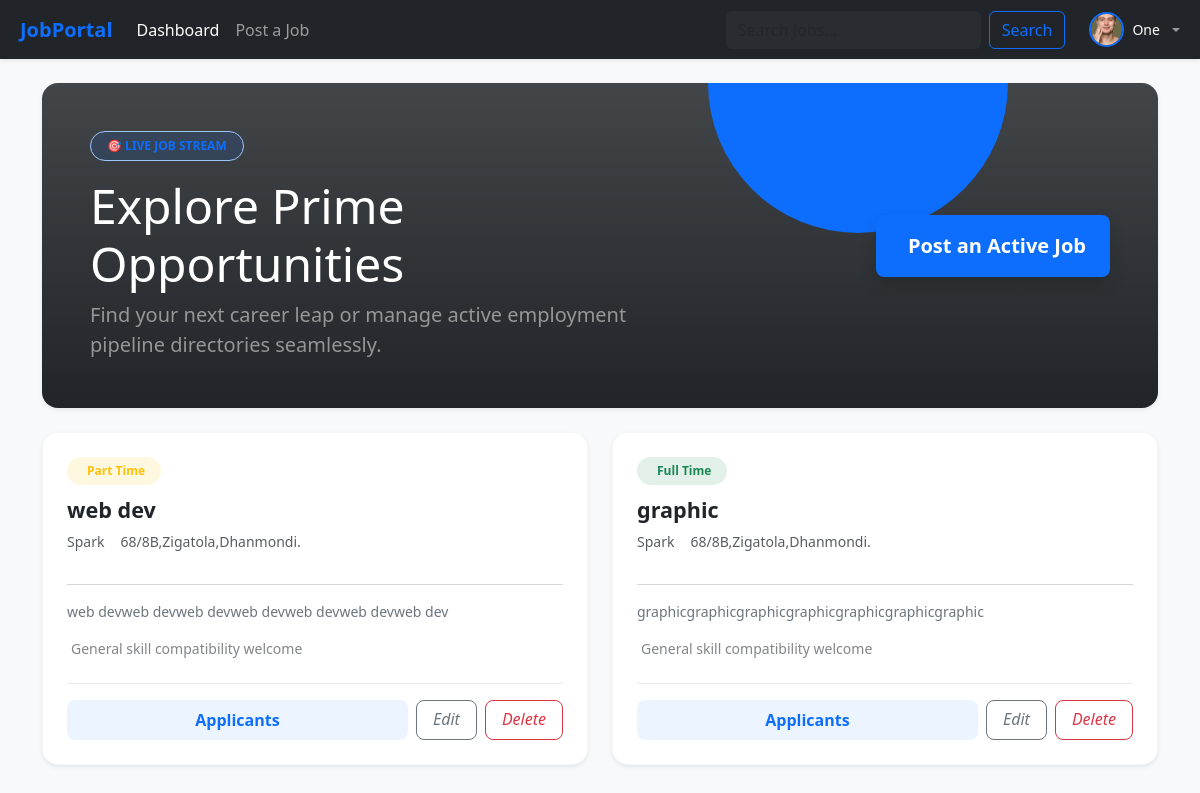
/ (signed in), run on an earlier commit of the app's database.
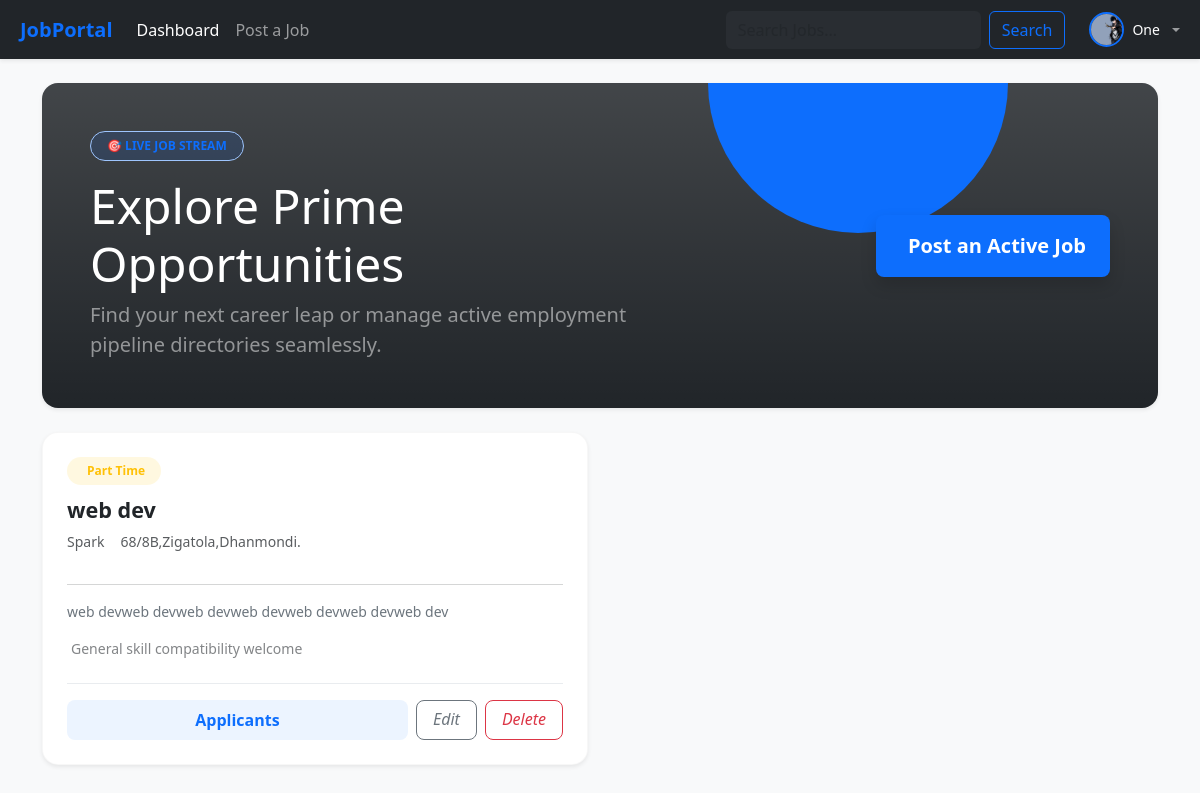
And on a later commit of the database.
### JobApp/models.py (models this page shows, shortened)
class UserModel(AbstractUser):
    USER_TYPE = [
        ('JobSeeker', 'JobSeeker'),
        ('Recruiter', 'Recruiter')
    ]
    display_name = models.CharField(max_length=100)
    user_type = models.CharField(max_length=100, choices=USER_TYPE)

class RecruiterModel(models.Model):
    user = models.ForeignKey(UserModel, on_delete=models.CASCADE)
    name = models.CharField(max_length=100, null=True, blank=True)
    company_name = models.CharField(max_length=100, null=True, blank=True)
    address = models.CharField(max_length=100, null=True, blank=True)
    contact = models.CharField(max_length=100, null=True, blank=True)
    profile = models.ImageField(upload_to='media/profile', null=True, blank=True)

class JobModel(models.Model):
    CATAGORY = [
        ('Full Time', 'Full Time'),
        ('Part Time', 'Part Time'),
        ('Internship', 'Internship')
    ]
    user = models.ForeignKey(RecruiterModel, on_delete=models.CASCADE)
    title = models.CharField(max_length=100)
    catagory = models.CharField(max_length=100, choices=CATAGORY)
    description = models.TextField()
    skills = models.ManyToManyField(SkillModel)

### JobApp/views.py (the view)
# urls.py: path('',dashboardPage,name='dashboard'),
def dashboardPage(req):
    search = req.GET.get('query')
    if search:
        data = JobModel.objects.filter(
            Q(title__icontains=search) |
            Q(description__icontains=search) |
            Q(catagory__icontains=search)
        ).distinct()
    else:
        data = JobModel.objects.all()
    context = {
        'data': data
    }
    return render(req, 'pages/dashboard.html', context)

### JobApp/templates/pages/dashboard.html (shortened to what this page needs)
{% extends "base/base.html" %}
{% block content %}
<div class="bg-gradient bg-dark text-white rounded-4 p-4 p-md-5 my-4 shadow-sm position-relative overflow-hidden">
    <div class="position-absolute top-0 end-0 translate-middle bg-primary opacity-10 rounded-circle" style="width: 300px; height: 300px;"></div>
    <div class="row align-items-center position-relative z-1">
        <div class="col-md-7">
            <span class="badge bg-primary-subtle text-primary border border-primary-subtle px-3 py-2 rounded-pill fw-bold text-uppercase tracking-wider small mb-3">
                🎯 Live Job Stream
            </span>
            <h1 class="display-5 fw-extrabold mb-2 tracking-tight">Explore Prime Opportunities</h1>
            <p class="lead text-white-50 mb-0">Find your next career leap or manage active employment pipeline directories seamlessly.</p>
        </div>
        {% if request.user.user_type == "Recruiter" %}
        <div class="col-md-5 text-md-end mt-4 mt-md-0">
            <a href="{% url 'jobPost' %}" class="btn btn-primary btn-lg fw-bold px-4 py-3 rounded-3 shadow border-0 transition-base hover-lift">
                Post an Active Job
            </a>
        </div>
        {% endif %}
    </div>
</div>
<div class="row">
    <div class="col-12">
        {% if data %}
            <div class="row g-4">
                {% for job in data %}
                    <div class="col-lg-6">
                        <div class="card h-100 border-0 shadow-sm rounded-4 position-relative overflow-hidden card-hover-effect" style="background: #ffffff; border: 1px solid rgba(0,0,0,0.03) !important;">
                            <div class="card-body p-4 d-flex flex-column">
                                <div class="d-flex align-items-start justify-content-between mb-3">
                                    <div>
                                        {% if job.catagory == "Full Time" %}
                                            <span class="badge bg-success-subtle text-success px-3 py-2 rounded-pill fw-bold small mb-2">{{ job.catagory }}</span>
                                        {% elif job.catagory == "Part Time" %}
                                            <span class="badge bg-warning-subtle text-warning px-3 py-2 rounded-pill fw-bold small mb-2">{{ job.catagory }}</span>
                                        {% else %}
                                            <span class="badge bg-info-subtle text-info px-3 py-2 rounded-pill fw-bold small mb-2"><i class="bi bi-lightning-charge-fill me-1"></i>{{ job.catagory }}</span>
                                        {% endif %}
                                        <h3 class="fw-bold text-dark mb-2 tracking-tight mt-1" style="font-size: 1.35rem;">{{ job.title }}</h3>
                                        <div class="d-flex flex-wrap gap-3 text-muted small">
                                            <span class="d-flex align-items-center">{{ job.user.company_name|default:"Confidential Corporate Client" }}</span>
                                            <span class="d-flex align-items-center">{{ job.user.address|default:"Remote / Global" }}</span>
                                        </div>
                                    </div>
                                </div>
                                <hr class="my-3 opacity-25 text-muted">
                                <p class="text-secondary small flex-grow-1 lh-relaxed mb-3">
                                    {{ job.description|truncatewords:32 }}
                                </p>
                                <div class="mb-4">
                                    <div class="d-flex flex-wrap gap-1.5">
                                        {% for skill in job.skills.all %}
                                            <span class="badge bg-light text-dark border border-light-subtle rounded-3 px-2.5 py-1.5 font-monospace small" style="font-size: 0.75rem;">{{ skill.name }}</span>
                                        {% empty %}
                                            <span class="text-muted small italic opacity-75">General skill compatibility welcome</span>
                                        {% endfor %}
                                    </div>
                                </div>
                                <div class="mt-auto pt-3 border-top border-light-subtle">
                                    {% if request.user.user_type == "JobSeeker" %}
                                        <a href="{% url 'applyJob' job.id %}" class="btn btn-outline-primary btn-md w-100 fw-bold rounded-3 py-2 transition-base">
                                            Apply Instantly <i class="bi bi-arrow-right-short ms-1"></i>
                                        </a>
                                    {% elif request.user.user_type == "Recruiter" and job.user.user == request.user %}
                                        <div class="d-flex gap-2 w-100">
                                            <a href="{% url 'applicant_detail' job.id %}" class="btn btn-primary-subtle text-primary fw-bold btn-md flex-grow-1 rounded-3 py-2 border-0">
                                                Applicants
                                            </a>
                                            <a href="{% url 'editJob' job.id %}" class="btn btn-outline-secondary btn-md rounded-3 px-3" title="Modify Posting">
                                                <i class="bi bi-pencil-square">Edit</i>
                                            </a>
                                            <a href="{% url 'deleteJob' job.id %}" class="btn btn-outline-danger btn-md rounded-3 px-3" onclick="return confirm('Are you sure you want to permanently delete this posting?');" title="Delete Posting">
                                                <i class="bi bi-trash3-fill">Delete</i>
                                            </a>
                                        </div>
                                    {% else %}
                                        <div class="bg-light text-center py-2 rounded-3">
                                            <small class="text-muted font-monospace small"><i class="bi bi-lock-fill me-1"></i>External Directory File</small>
                                        </div>
                                    {% endif %}
                                </div>
                            </div>
                        </div>
                    </div>
                {% endfor %}
            </div>
        {% endif %}
    </div>
</div>
{% endblock content %}

### JobApp/templates/base/base.html (shortened to what this page needs)
<!doctype html>
<html lang="en" >
    <head>
        <link
            href="https://cdn.jsdelivr.net/npm/bootstrap@5.3.8/dist/css/bootstrap.min.css"
            rel="stylesheet"
        />
    </head>
    <body class="bg-body-tertiary">
        {% include "base/nav.html" %}
       <div class="container ">
        {% block content %}{% endblock content %}
       </div>
    </body>
</html>

### JobApp/templates/base/nav.html (shortened to what this page needs)
<nav class="navbar navbar-expand-lg navbar-dark bg-dark shadow-sm">
  <div class="container-fluid">
    <a class="navbar-brand fw-bold text-primary" href="{% url 'dashboard' %}">
      JobPortal
    </a>
    <div class="collapse navbar-collapse" id="navbarSupportedContent">
      <ul class="navbar-nav me-auto mb-2 mb-lg-0 align-items-lg-center">
        <li class="nav-item">
          <a class="nav-link active" aria-current="page" href="{% url 'dashboard' %}">Dashboard</a>
        </li>
        {% if request.user.is_authenticated %}
          {% if request.user.user_type == "Recruiter" %}
          <li class="nav-item">
            <a class="nav-link" href="{% url 'jobPost' %}">Post a Job</a>
          </li>
          {% endif %}
        {% endif %}
      </ul>
      {% if request.user.is_authenticated %}
        <form class="d-flex me-lg-3 my-2 my-lg-0" role="search" method="get">
          <input class="form-control me-2 bg-secondary bg-opacity-10 border-0 text-white" name="query" type="search" placeholder="Search Jobs..." aria-label="Search"/>
          <button class="btn btn-outline-primary" type="submit">Search</button>
        </form>
      {% endif %}
      <ul class="navbar-nav mb-2 mb-lg-0">
        {% if request.user.is_authenticated %}
          <li class="nav-item dropdown">
            <a class="nav-link dropdown-toggle d-flex align-items-center gap-2 py-1" href="#" role="button" data-bs-toggle="dropdown" aria-expanded="false">
              <div class="position-relative d-inline-block">
                {% if request.user.user_type == "Recruiter" and request.user.recruitermodel_set.first.profile %}
                  <img src="{{ request.user.recruitermodel_set.first.profile.url }}" alt="Profile" class="rounded-circle border border-2 border-primary" style="width: 35px; height: 35px; object-fit: cover;">
                {% elif request.user.user_type == "JobSeeker" and request.user.jobseekermodel_set.first.profile %}
                  <img src="{{ request.user.jobseekermodel_set.first.profile.url }}" alt="Profile" class="rounded-circle border border-2 border-primary" style="width: 35px; height: 35px; object-fit: cover;">
                {% else %}
                  <div class="bg-primary text-white rounded-circle d-flex align-items-center justify-content-center border border-2 border-primary" style="width: 35px; height: 35px;">
                    <span class="fw-bold small">{{ request.user.username|slice:":1"|upper }}</span>
                  </div>
                {% endif %}
              </div>
              <span class="text-white small fw-medium d-none d-sm-inline">
                {{ request.user.display_name|default:request.user.username }}
              </span>
            </a>
          </li>
        {% endif %}
      </ul>
    </div>
  </div>
</nav>

### JobApp/templates/pages/dashboard.html (style rules this page uses)
.card-hover-effect { transition: transform 0.25s cubic-bezier(0.4, 0, 0.2, 1), box-shadow 0.25s cubic-bezier(0.4, 0, 0.2, 1); }
.hover-lift { transition: transform 0.2s ease, box-shadow 0.2s ease; }
.bg-primary-subtle { background-color: rgba(13, 110, 253, 0.12) !important; }
.bg-warning-subtle { background-color: rgba(255, 193, 7, 0.12) !important; }
.btn-primary-subtle { background-color: rgba(13, 110, 253, 0.08); }
.transition-base { transition: all 0.2s ease-in-out; }

What changed in the data, as far as the page shows it:
removed JobModel: catagory "Full Time", title "graphic", user.company_name "Spark", user.address "68/8B,Zigatola,Dhanmondi.", description "graphicgraphicgraphicgraphicgraphicgraphicgraphic", shows "Applicants"
changed UserModel "One": user.recruitermodel_set.first.profile: a different picture
